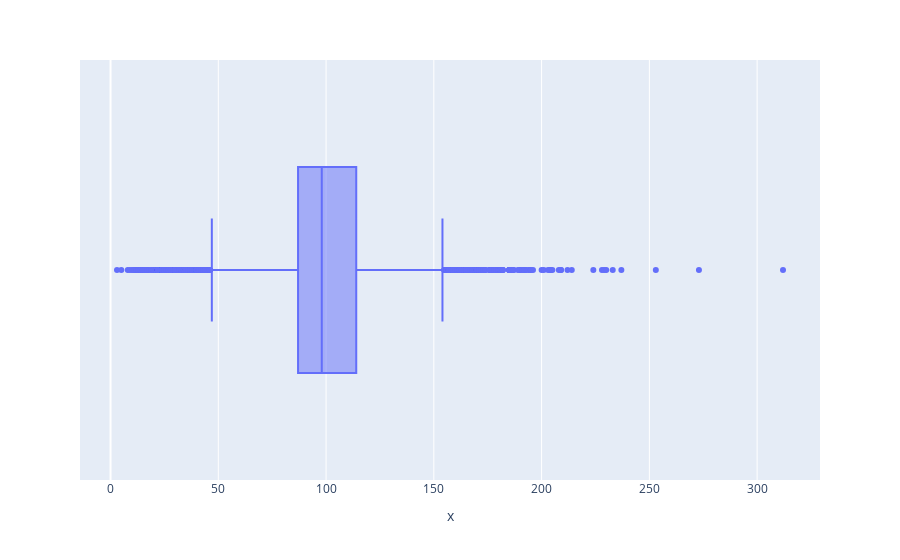

The notebook cell saved with this chart:
### Code cell
# show box plot for duration
px.box(x= df_movies.duration)

### Figure 1 — Plotly figure (JSON) as saved in the notebook; plotly's stock layout.template omitted (floating-point values rounded to 4 significant figures; data arrays with more than 128 entries replaced by an {"elided": "..."} marker saying what was removed)
{"data": [{"alignmentgroup": "True", "hovertemplate": "x=%{x}<extra></extra>", "legendgroup": "", "marker": {"color": "#636efa"}, "name": "", "notched": false, "offsetgroup": "", "orientation": "h", "showlegend": false, "type": "box", "x": {"elided": "6128 int values"}, "x0": " ", "xaxis": "x", "y0": " ", "yaxis": "y"}], "layout": {"boxmode": "group", "legend": {"tracegroupgap": 0}, "margin": {"t": 60}, "xaxis": {"anchor": "y", "domain": [0, 1], "title": {"text": "x"}}, "yaxis": {"anchor": "x", "domain": [0, 1]}}}
